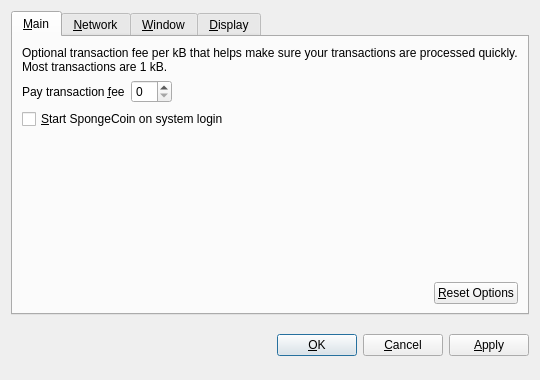
<?xml version="1.0" encoding="UTF-8"?>
<ui version="4.0">
 <class>OptionsDialog</class>
 <widget class="QDialog" name="OptionsDialog">
  <property name="geometry">
   <rect>
    <x>0</x>
    <y>0</y>
    <width>540</width>
    <height>380</height>
   </rect>
  </property>
  <property name="windowTitle">
   <string>Options</string>
  </property>
  <property name="modal">
   <bool>true</bool>
  </property>
  <layout class="QVBoxLayout" name="verticalLayout">
   <item>
    <widget class="QTabWidget" name="tabWidget">
     <property name="tabPosition">
      <enum>QTabWidget::North</enum>
     </property>
     <property name="currentIndex">
      <number>0</number>
     </property>
     <widget class="QWidget" name="tabMain">
      <attribute name="title">
       <string>&amp;Main</string>
      </attribute>
      <layout class="QVBoxLayout" name="verticalLayout_Main">
       <item>
        <widget class="QLabel" name="transactionFeeInfoLabel">
         <property name="text">
          <string>Optional transaction fee per kB that helps make sure your transactions are processed quickly. Most transactions are 1 kB.</string>
         </property>
         <property name="textFormat">
          <enum>Qt::PlainText</enum>
         </property>
         <property name="wordWrap">
          <bool>true</bool>
         </property>
        </widget>
       </item>
       <item>
        <layout class="QHBoxLayout" name="horizontalLayout_1_Main">
         <item>
          <widget class="QLabel" name="transactionFeeLabel">
           <property name="text">
            <string>Pay transaction &amp;fee</string>
           </property>
           <property name="textFormat">
            <enum>Qt::PlainText</enum>
           </property>
           <property name="buddy">
            <cstring>transactionFee</cstring>
           </property>
          </widget>
         </item>
         <item>
          <widget class="BitcoinAmountField" name="transactionFee"/>
         </item>
         <item>
          <spacer name="horizontalSpacer_1_Main">
           <property name="orientation">
            <enum>Qt::Horizontal</enum>
           </property>
           <property name="sizeHint" stdset="0">
            <size>
             <width>40</width>
             <height>20</height>
            </size>
           </property>
          </spacer>
         </item>
        </layout>
       </item>
       <item>
        <widget class="QCheckBox" name="bitcoinAtStartup">
         <property name="toolTip">
          <string>Automatically start SpongeCoin after logging in to the system.</string>
         </property>
         <property name="text">
          <string>&amp;Start SpongeCoin on system login</string>
         </property>
        </widget>
       </item>
       <item>
        <spacer name="verticalSpacer_Main">
         <property name="orientation">
          <enum>Qt::Vertical</enum>
         </property>
         <property name="sizeHint" stdset="0">
          <size>
           <width>20</width>
           <height>40</height>
          </size>
         </property>
        </spacer>
       </item>
       <item>
        <layout class="QHBoxLayout" name="horizontalLayout_2_Main">
         <item>
          <spacer name="horizontalSpacer_2_Main">
           <property name="orientation">
            <enum>Qt::Horizontal</enum>
           </property>
           <property name="sizeHint" stdset="0">
            <size>
             <width>40</width>
             <height>20</height>
            </size>
           </property>
          </spacer>
         </item>
         <item>
          <widget class="QPushButton" name="resetButton">
           <property name="toolTip">
            <string>Reset all client options to default.</string>
           </property>
           <property name="text">
            <string>&amp;Reset Options</string>
           </property>
           <property name="autoDefault">
            <bool>false</bool>
           </property>
          </widget>
         </item>
        </layout>
       </item>
      </layout>
     </widget>
     <widget class="QWidget" name="tabNetwork">
      <attribute name="title">
       <string>&amp;Network</string>
      </attribute>
      <layout class="QVBoxLayout" name="verticalLayout_Network">
       <item>
        <widget class="QCheckBox" name="mapPortUpnp">
         <property name="toolTip">
          <string>Automatically open the SpongeCoin client port on the router. This only works when your router supports UPnP and it is enabled.</string>
         </property>
         <property name="text">
          <string>Map port using &amp;UPnP</string>
         </property>
        </widget>
       </item>
       <item>
        <widget class="QCheckBox" name="connectSocks">
         <property name="toolTip">
          <string>Connect to the SpongeCoin network through a SOCKS proxy (e.g. when connecting through Tor).</string>
         </property>
         <property name="text">
          <string>&amp;Connect through SOCKS proxy:</string>
         </property>
        </widget>
       </item>
       <item>
        <layout class="QHBoxLayout" name="horizontalLayout_Network">
         <item>
          <widget class="QLabel" name="proxyIpLabel">
           <property name="text">
            <string>Proxy &amp;IP:</string>
           </property>
           <property name="textFormat">
            <enum>Qt::PlainText</enum>
           </property>
           <property name="buddy">
            <cstring>proxyIp</cstring>
           </property>
          </widget>
         </item>
         <item>
          <widget class="QValidatedLineEdit" name="proxyIp">
           <property name="maximumSize">
            <size>
             <width>140</width>
             <height>16777215</height>
            </size>
           </property>
           <property name="toolTip">
            <string>IP address of the proxy (e.g. 127.0.0.1)</string>
           </property>
          </widget>
         </item>
         <item>
          <widget class="QLabel" name="proxyPortLabel">
           <property name="text">
            <string>&amp;Port:</string>
           </property>
           <property name="textFormat">
            <enum>Qt::PlainText</enum>
           </property>
           <property name="buddy">
            <cstring>proxyPort</cstring>
           </property>
          </widget>
         </item>
         <item>
          <widget class="QLineEdit" name="proxyPort">
           <property name="maximumSize">
            <size>
             <width>55</width>
             <height>16777215</height>
            </size>
           </property>
           <property name="toolTip">
            <string>Port of the proxy (e.g. 9050)</string>
           </property>
          </widget>
         </item>
         <item>
          <widget class="QLabel" name="socksVersionLabel">
           <property name="text">
            <string>SOCKS &amp;Version:</string>
           </property>
           <property name="textFormat">
            <enum>Qt::PlainText</enum>
           </property>
           <property name="buddy">
            <cstring>socksVersion</cstring>
           </property>
          </widget>
         </item>
         <item>
          <widget class="QValueComboBox" name="socksVersion">
           <property name="toolTip">
            <string>SOCKS version of the proxy (e.g. 5)</string>
           </property>
          </widget>
         </item>
         <item>
          <spacer name="horizontalSpacer_Network">
           <property name="orientation">
            <enum>Qt::Horizontal</enum>
           </property>
           <property name="sizeHint" stdset="0">
            <size>
             <width>40</width>
             <height>20</height>
            </size>
           </property>
          </spacer>
         </item>
        </layout>
       </item>
       <item>
        <spacer name="verticalSpacer_Network">
         <property name="orientation">
          <enum>Qt::Vertical</enum>
         </property>
         <property name="sizeHint" stdset="0">
          <size>
           <width>20</width>
           <height>40</height>
          </size>
         </property>
        </spacer>
       </item>
      </layout>
     </widget>
     <widget class="QWidget" name="tabWindow">
      <attribute name="title">
       <string>&amp;Window</string>
      </attribute>
      <layout class="QVBoxLayout" name="verticalLayout_Window">
       <item>
        <widget class="QCheckBox" name="minimizeToTray">
         <property name="toolTip">
          <string>Show only a tray icon after minimizing the window.</string>
         </property>
         <property name="text">
          <string>&amp;Minimize to the tray instead of the taskbar</string>
         </property>
        </widget>
       </item>
       <item>
        <widget class="QCheckBox" name="minimizeOnClose">
         <property name="toolTip">
          <string>Minimize instead of exit the application when the window is closed. When this option is enabled, the application will be closed only after selecting Quit in the menu.</string>
         </property>
         <property name="text">
          <string>M&amp;inimize on close</string>
         </property>
        </widget>
       </item>
       <item>
        <spacer name="verticalSpacer_Window">
         <property name="orientation">
          <enum>Qt::Vertical</enum>
         </property>
         <property name="sizeHint" stdset="0">
          <size>
           <width>20</width>
           <height>40</height>
          </size>
         </property>
        </spacer>
       </item>
      </layout>
     </widget>
     <widget class="QWidget" name="tabDisplay">
      <attribute name="title">
       <string>&amp;Display</string>
      </attribute>
      <layout class="QVBoxLayout" name="verticalLayout_Display">
       <item>
        <layout class="QHBoxLayout" name="horizontalLayout_1_Display">
         <item>
          <widget class="QLabel" name="langLabel">
           <property name="text">
            <string>User Interface &amp;language:</string>
           </property>
           <property name="textFormat">
            <enum>Qt::PlainText</enum>
           </property>
           <property name="buddy">
            <cstring>lang</cstring>
           </property>
          </widget>
         </item>
         <item>
          <widget class="QValueComboBox" name="lang">
           <property name="toolTip">
            <string>The user interface language can be set here. This setting will take effect after restarting SpongeCoin.</string>
           </property>
          </widget>
         </item>
        </layout>
       </item>
       <item>
        <layout class="QHBoxLayout" name="horizontalLayout_2_Display">
         <item>
          <widget class="QLabel" name="unitLabel">
           <property name="text">
            <string>&amp;Unit to show amounts in:</string>
           </property>
           <property name="textFormat">
            <enum>Qt::PlainText</enum>
           </property>
           <property name="buddy">
            <cstring>unit</cstring>
           </property>
          </widget>
         </item>
         <item>
          <widget class="QValueComboBox" name="unit">
           <property name="toolTip">
            <string>Choose the default subdivision unit to show in the interface and when sending coins.</string>
           </property>
          </widget>
         </item>
        </layout>
       </item>
       <item>
        <widget class="QCheckBox" name="displayAddresses">
         <property name="toolTip">
          <string>Whether to show SpongeCoin addresses in the transaction list or not.</string>
         </property>
         <property name="text">
          <string>&amp;Display addresses in transaction list</string>
         </property>
        </widget>
       </item>
       <item>
        <widget class="QCheckBox" name="coinControlFeatures">
         <property name="toolTip">
          <string>Whether to show coin control features or not.</string>
         </property>
         <property name="text">
          <string>Display coin &amp;control features (experts only!)</string>
         </property>
        </widget>
       </item>
       <item>
        <spacer name="verticalSpacer_Display">
         <property name="orientation">
          <enum>Qt::Vertical</enum>
         </property>
         <property name="sizeHint" stdset="0">
          <size>
           <width>20</width>
           <height>40</height>
          </size>
         </property>
        </spacer>
       </item>
      </layout>
     </widget>
    </widget>
   </item>
   <item>
    <layout class="QHBoxLayout" name="horizontalLayout_Buttons">
     <item>
      <spacer name="horizontalSpacer_1">
       <property name="orientation">
        <enum>Qt::Horizontal</enum>
       </property>
       <property name="sizeHint" stdset="0">
        <size>
         <width>40</width>
         <height>48</height>
        </size>
       </property>
      </spacer>
     </item>
     <item>
      <widget class="QLabel" name="statusLabel">
       <property name="font">
        <font>
         <weight>75</weight>
         <bold>true</bold>
        </font>
       </property>
       <property name="text">
        <string/>
       </property>
       <property name="textFormat">
        <enum>Qt::PlainText</enum>
       </property>
       <property name="wordWrap">
        <bool>true</bool>
       </property>
      </widget>
     </item>
     <item>
      <spacer name="horizontalSpacer_2">
       <property name="orientation">
        <enum>Qt::Horizontal</enum>
       </property>
       <property name="sizeHint" stdset="0">
        <size>
         <width>40</width>
         <height>48</height>
        </size>
       </property>
      </spacer>
     </item>
     <item>
      <widget class="QPushButton" name="okButton">
       <property name="text">
        <string>&amp;OK</string>
       </property>
      </widget>
     </item>
     <item>
      <widget class="QPushButton" name="cancelButton">
       <property name="text">
        <string>&amp;Cancel</string>
       </property>
       <property name="autoDefault">
        <bool>false</bool>
       </property>
      </widget>
     </item>
     <item>
      <widget class="QPushButton" name="applyButton">
       <property name="text">
        <string>&amp;Apply</string>
       </property>
       <property name="autoDefault">
        <bool>false</bool>
       </property>
      </widget>
     </item>
    </layout>
   </item>
  </layout>
 </widget>
 <customwidgets>
  <customwidget>
   <class>BitcoinAmountField</class>
   <extends>QSpinBox</extends>
   <header>bitcoinamountfield.h</header>
  </customwidget>
  <customwidget>
   <class>QValueComboBox</class>
   <extends>QComboBox</extends>
   <header>qvaluecombobox.h</header>
  </customwidget>
  <customwidget>
   <class>QValidatedLineEdit</class>
   <extends>QLineEdit</extends>
   <header>qvalidatedlineedit.h</header>
  </customwidget>
 </customwidgets>
 <resources/>
 <connections/>
</ui>
